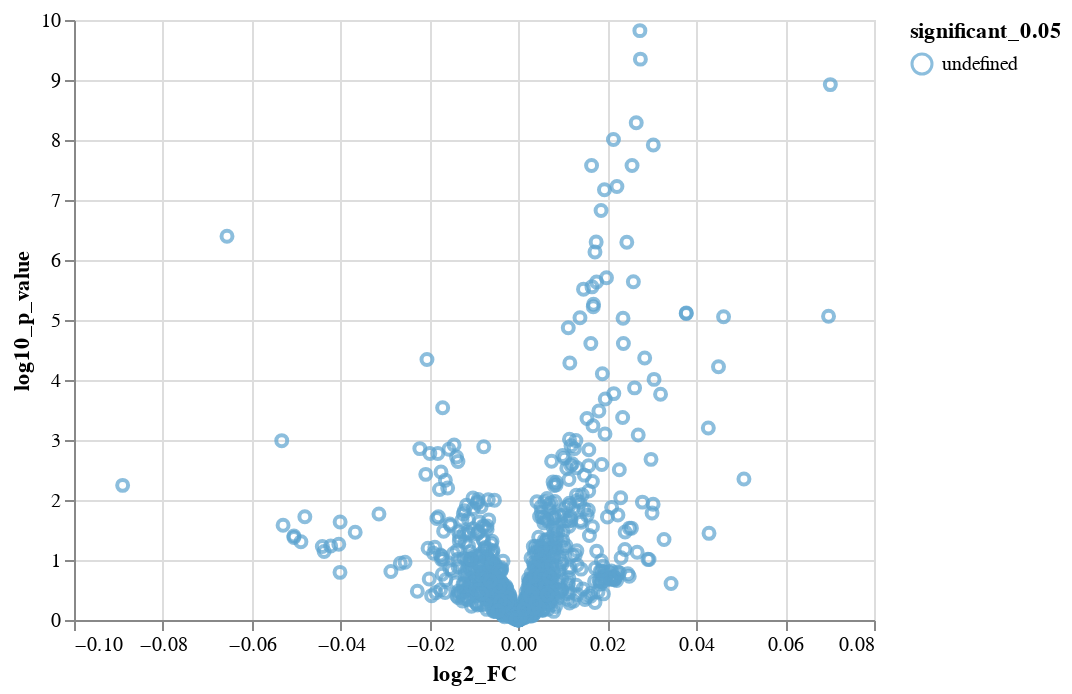

The cell this chart's notebook holds for it:
### Code cell
altair.Chart(df_volcano_AD_MCI).mark_point().encode(
    x='log2_FC:Q',
    y='log10_p_value:Q',
    color='significant_0.05:O')

### Figure 1 — Vega-Lite specification as saved in the notebook (floating-point values rounded to 4 significant figures; data arrays with more than 128 entries replaced by an {"elided": "..."} marker saying what was removed)
{"config": {"view": {"continuousWidth": 400, "continuousHeight": 300}}, "data": {"name": "data-2c48af9334d2dab8b088c757a2d69a5c"}, "mark": "point", "encoding": {"color": {"field": "significant_0.05", "type": "ordinal"}, "x": {"field": "log2_FC", "type": "quantitative"}, "y": {"field": "log10_p_value", "type": "quantitative"}}, "$schema": "https://vega.github.io/schema/vega-lite/v4.17.0.json", "datasets": {"data-2c48af9334d2dab8b088c757a2d69a5c": {"elided": "1345 records"}}}
